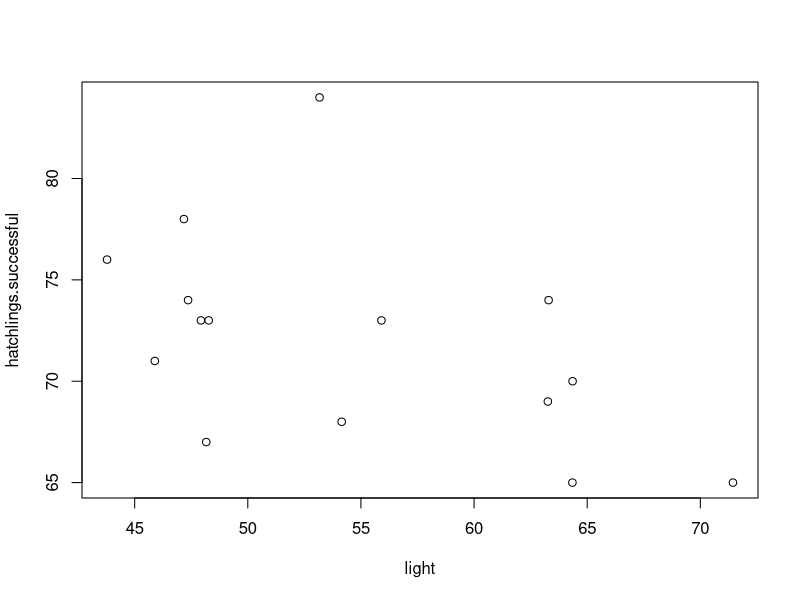
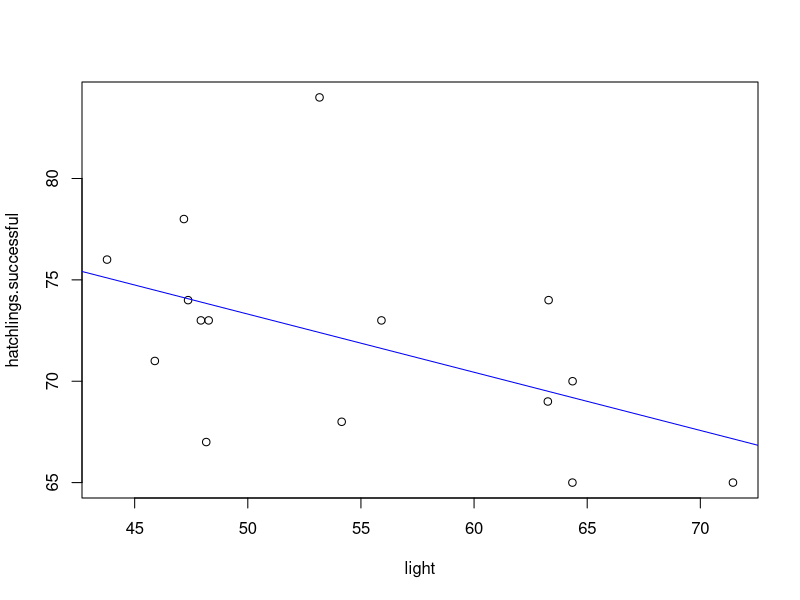
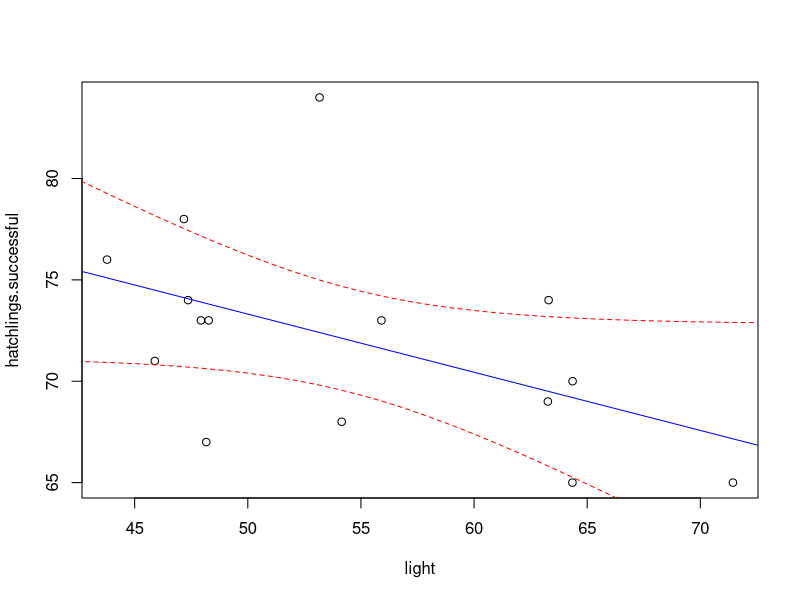
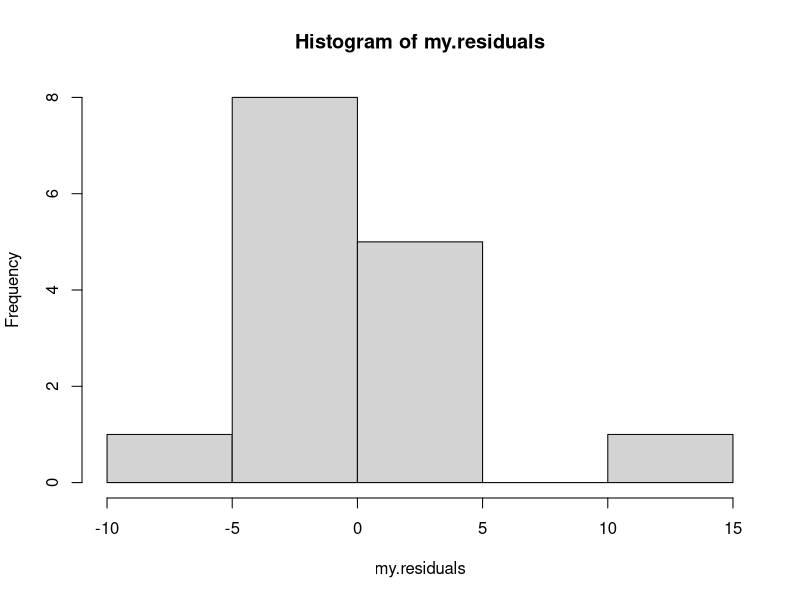
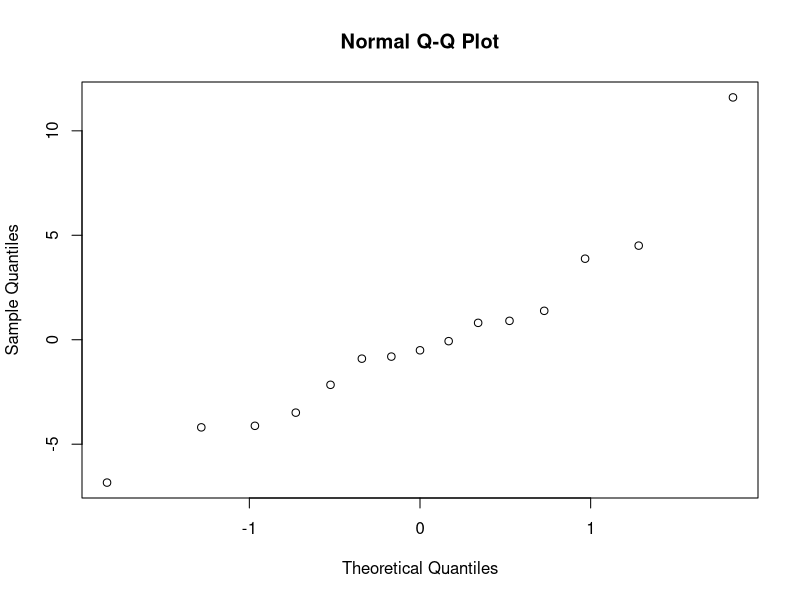
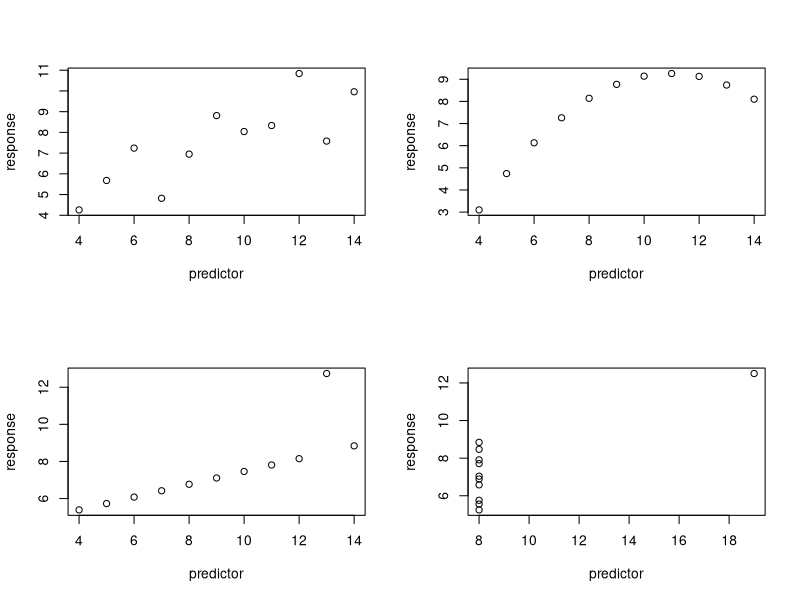
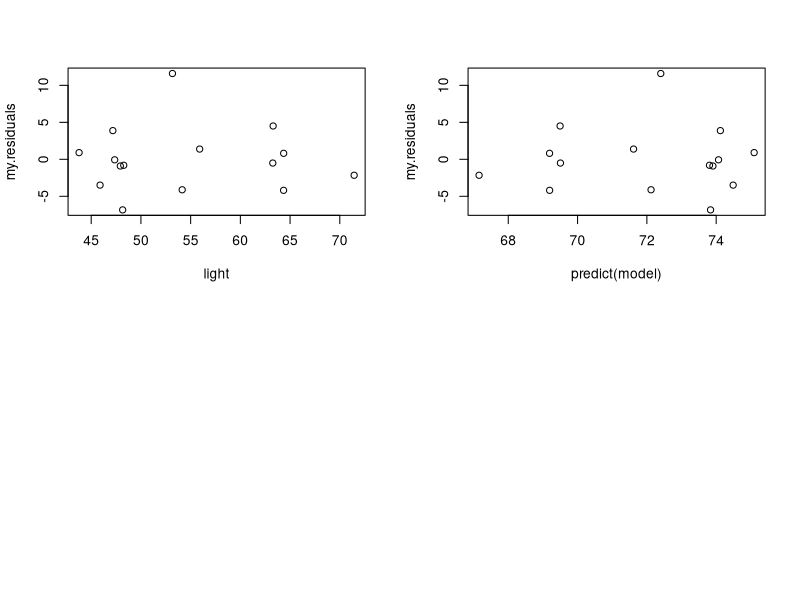
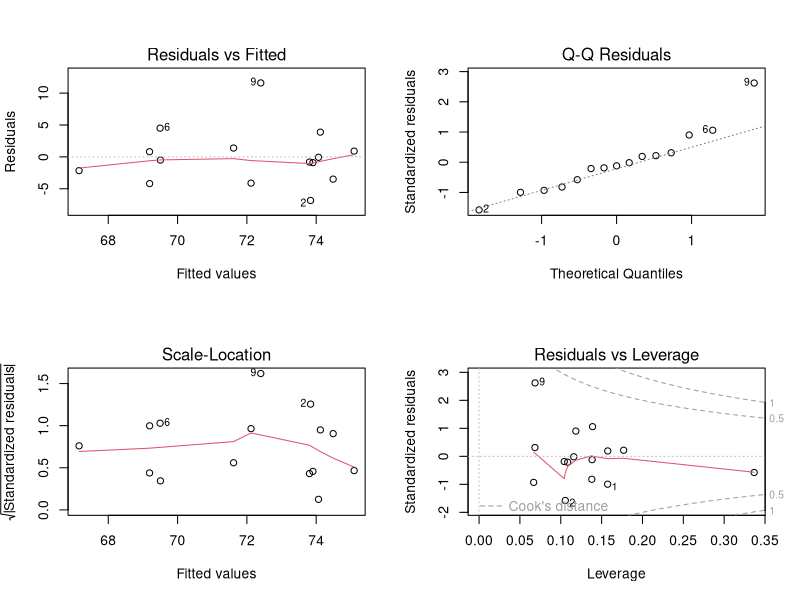

Write R code to recreate these figures, in order.
## ---- chunk 1

knitr::opts_chunk$set(echo = TRUE, cache = TRUE)

## ---- chunk 2

############################################################
####                                                    ####  
####  NRES 710, Lecture 4                               ####
####                                                    ####
####  Kevin Shoemaker and Ben Sullivan                  #### 
####  University of Nevada, Reno                        ####
####                                                    #### 
############################################################


############################################################
####  Linear Regression and ANOVA                       ####
############################################################


## ---- chunk 3

eggs.per.nest <- 100
n.nests <- 15
light <- rnorm(n.nests,50,10)   # make up some light pollution values (predictor var)

probsucc <- function(light){    # egg success as a function of light pollution
  plogis(1.5-0.01*light)
}

hatchlings.successful <- rbinom(n.nests,eggs.per.nest,probsucc(light))   # determine number of successful eggs (response var)

#curve(probsucc,0,100)

plot(hatchlings.successful~light)  # plot the data


## ---- chunk 4

slope <- sum((light-mean(light))*(hatchlings.successful-mean(hatchlings.successful)))/sum((light-mean(light))^2)
intercept <- mean(hatchlings.successful) - slope*mean(light)

exp.successful <- intercept+slope*light # expected number of eggs for each observation
residuals <- hatchlings.successful-exp.successful

stderr <- sqrt(((1/(n.nests-2))*sum(residuals^2))/(sum((light-mean(light))^2)))    # standard error

t.stat <- (slope-0)/stderr    # t statistic

pval <- 2*pt(t.stat,n.nests-2)    # p value


############
# use lm function instead (easy way!)

model <- lm(hatchlings.successful~light)

summary(model)   # get the same t stat and p-value hopefully!


############
# plot regression line!

plot(hatchlings.successful~light)  # plot the data
abline(intercept,slope,col="blue")


## ---- chunk 5

######
# add confidence interval on the regression line

newdata <- data.frame(    # make a data frame containing the light values we want to make predictions for (spanning the range of light values in our data)
  light = seq(20,80,1)
)

my.predict <- predict(model, newdata = newdata, interval = "confidence")  # 95% conf int by default

plot(hatchlings.successful~light)  # plot the data
abline(intercept,slope,col="blue")
lines(newdata$light,my.predict[,"upr"],col="red",lty=2)   # add upper bound
lines(newdata$light,my.predict[,"lwr"],col="red",lty=2)   # add lower bound

## ---- chunk 6

#  use the lm function to regress tree volume on tree girth using the 'trees' dataset

mod <- lm(Volume~Girth,data=trees)
summary(mod)

## ---- chunk 7

my.intercept <- model$coefficients["(Intercept)"]
my.slope <- model$coefficients["light"]
expected.vals <- my.intercept+my.slope*light 
my.residuals <- hatchlings.successful-expected.vals
my.residuals

### alternative way of getting residuals (best way!)

my.residuals2 <- model$residuals

### alternative way using predict function

my.residuals3 <- hatchlings.successful-predict(model)

### histogram of residuals

hist(my.residuals)

### test for normality

qqnorm(my.residuals)

shapiro.test(my.residuals)


## ---- chunk 8

layout(matrix(1:4,nrow=2,byrow = T))
plot(anscombe$y1~anscombe$x1,ylab="response",xlab="predictor")
plot(anscombe$y2~anscombe$x2,ylab="response",xlab="predictor")
plot(anscombe$y3~anscombe$x3,ylab="response",xlab="predictor")
plot(anscombe$y4~anscombe$x4,ylab="response",xlab="predictor")

## ---- chunk 9

my.residuals <- model$residuals

plot(my.residuals~light)

plot(my.residuals~predict(model))

## ---- chunk 10

layout(matrix(1:4,2,byrow = T))
plot(model)

## ---- chunk 11

layout(matrix(1:4,nrow=2,byrow = T))
plot(anscombe$y1~anscombe$x1,ylab="response",xlab="predictor")
plot(anscombe$y2~anscombe$x2,ylab="response",xlab="predictor")
plot(anscombe$y3~anscombe$x3,ylab="response",xlab="predictor")
plot(anscombe$y4~anscombe$x4,ylab="response",xlab="predictor")

## ---- chunk 12

## load the 'mtcars' data set

data(mtcars)

## define which variables to assess correlation for.

myvars <- c("disp","hp","wt")

## grab only the variables of interest

mtcars.reduced <- mtcars[,myvars]

## compute (pearson) correlations for all pairs of variables (correlation matrix)

cor.mat <- cor(mtcars.reduced)

cor.mat

## visualize correlations with the 'pairs' function

pairs(mtcars.reduced)

## run a correlation test- with 95% confidence interval
    # default is Pearson product-moment correlation.

cor.test(mtcars$disp,mtcars$wt)

## now try a non-parametric version

cor.test(mtcars$disp,mtcars$wt, method = "kendall") # or spearman


## ---- chunk 13

########
# load the car package

library(car)

#######
# load the trees dataset

data(trees)

######
# visualize relationships among predictor vars

pairs(trees[,c("Girth","Height")])


######
# check for correlation in predictor variables

cor(trees[,c("Girth","Height")])   # predictor variables not highly correlated

# run a multiple regression model

my.mod <- lm(Volume~Girth+Height,data=trees)


# check variance inflation factors

car::vif(my.mod)

## ---- chunk 14

########
## mtcars multicollinearity example

mymod <- lm(mpg~disp+hp+wt,data=mtcars) 

vif(mymod)

## ---- chunk 15

cor(mtcars.reduced)

## let's remove the 'disp' variable and keep weight...

mymod <- lm(mpg~hp+wt,data=mtcars) 

vif(mymod)

## ---- chunk 16

# ?nls

data(DNase)

plot(DNase$density~DNase$conc)   # looks non-linear!

### run linear regression model

model1 <- lm(density~conc,data=DNase)

### run diagnostic plots

par(mfrow=c(2,2))
plot(model1)     # clear non-linearity (and non-normal residuals, and heteroskedasticity!)

par(mfrow=c(1,1))      # plot data with regression line - obvious issues!
plot(DNase$density~DNase$conc)
abline(model1)

### run non-linear regression model - use saturation curve

model2 <- nls(density ~ (max*conc)/(K+conc),data=DNase,start=list(max=2,K=0.25))
summary(model2)

### run non-linear regression model - use logistic function 

model3 <- nls(density ~ Asym/(1 + exp((xmid - log(conc))/scal)),
                 data = DNase,
                 start = list(Asym = 3, xmid = 0, scal = 1))

summary(model3)

plot(DNase$density~DNase$conc)
abline(model1)
concs.toplot <- seq(0.01,14,0.1)
densities.toplot <- predict(model2,newdata=data.frame(conc=concs.toplot))
lines(concs.toplot,densities.toplot,col="blue")
densities.toplot <- predict(model3,newdata=data.frame(conc=concs.toplot))
lines(concs.toplot,densities.toplot,col="red")

legend("topleft",lty=c(1,1,1),col=c("black","blue","red"),legend=c("linear",
                  "saturation","logistic"))


## ---- chunk 17
##########
# heteroskedasticity

##### first, simulate data with heteroskedastic residuals

simulated.x <- runif(100,0.1,5)
simulated.y <- exp(rnorm(100,1.1+0.3*simulated.x,0.7))

plot(simulated.y~simulated.x)

### run linear model

model1 <- lm(simulated.y~simulated.x)
par(mfrow=c(2,2))
plot(model1)  # run diagnostic plots    heteroskedasticity issues

### run linear model with log transformation of response variable

model2 <- lm(log(simulated.y)~simulated.x)
par(mfrow=c(2,2))
plot(model2)  # run diagnostic plots - no issues!  

## ---- chunk 18

#### ANOVA as regression example

data(iris)    # load the iris dataset

plot(iris$Sepal.Length ~ iris$Species)   # r uses a boxplot by default for categorical predictor

my.mod <- lm(Sepal.Length~Species,data=iris)    # run an ANOVA!
summary(my.mod)    # look at the results

anova(my.mod)     # produce an analysis of variance table

####
# alternative!

my.mod <- aov(Sepal.Length~Species,data=iris)   # same model!!
summary(my.mod)     # but produces an anova table by default



